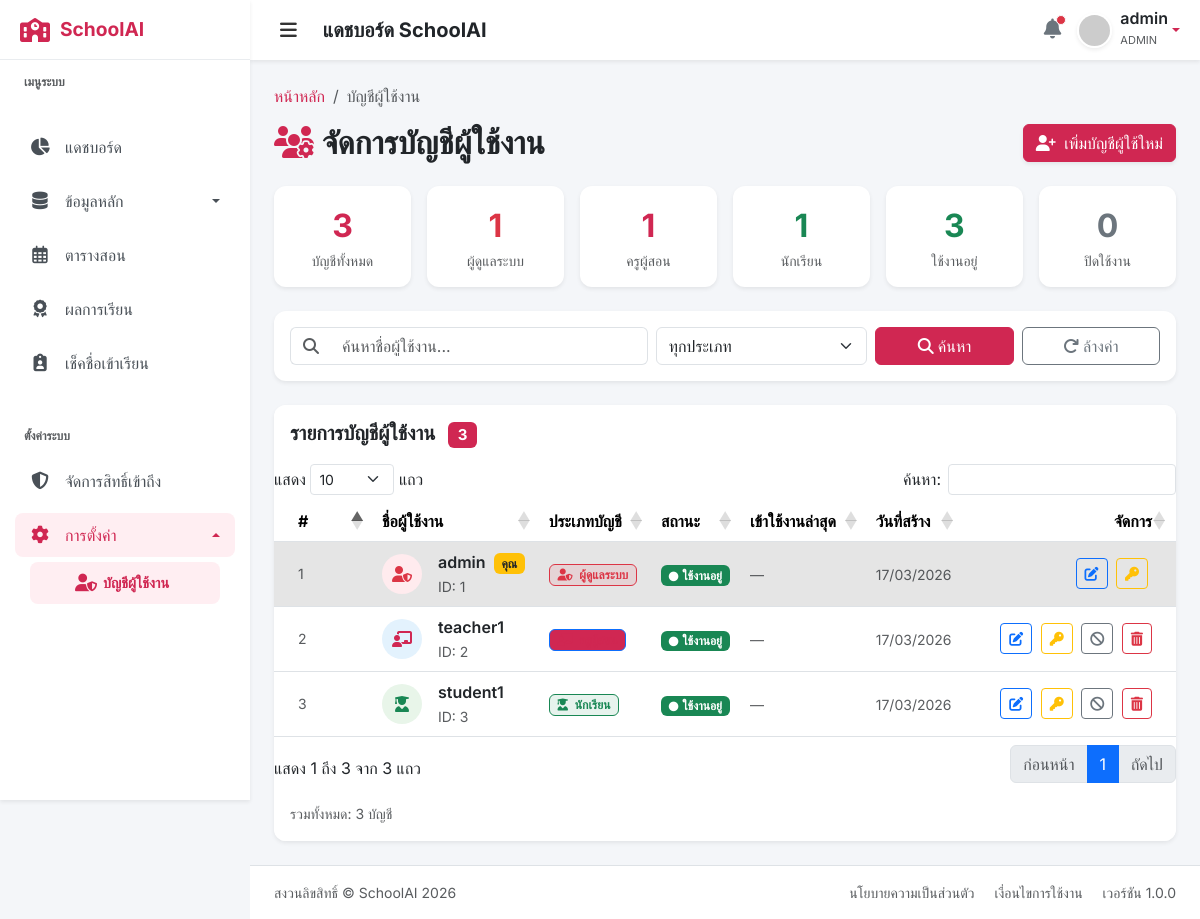
/users.php (signed in), run on the app's committed database.
### tables this page shows
CREATE TABLE IF NOT EXISTS users (
    id INT AUTO_INCREMENT PRIMARY KEY,
    username VARCHAR(50) NOT NULL UNIQUE,
    full_name VARCHAR(100) NULL,
    email VARCHAR(100) NULL,
    phone VARCHAR(20) NULL,
    bio TEXT NULL,
    avatar VARCHAR(255) NULL,
    gender ENUM('male','female','other') NULL,
    birth_date DATE NULL,
    address TEXT NULL,
    password_hash VARCHAR(255) NOT NULL,
    role ENUM('admin', 'teacher', 'student') NOT NULL,
    status ENUM('active', 'inactive') DEFAULT 'active',
    last_login DATETIME NULL,
    created_at TIMESTAMP DEFAULT CURRENT_TIMESTAMP,
    updated_at TIMESTAMP DEFAULT CURRENT_TIMESTAMP ON UPDATE CURRENT_TIMESTAMP
);

### includes/auth.php (called while the page is built, shortened)
<?php
function e($string) {
    return htmlspecialchars($string, ENT_QUOTES, 'UTF-8');
}
?>

### users.php (the view, shortened to what this page needs)
<?php
require_once 'includes/db.php';
require_once 'includes/auth.php';
$search = $_GET['search'] ?? '';
$query = "SELECT id, username, role, status, last_login, created_at FROM users WHERE 1=1";
$params = [];
$query .= " ORDER BY created_at DESC";
try {
    $stmt = $pdo->prepare($query);
    $stmt->execute($params);
    $users = $stmt->fetchAll();
} catch (PDOException $e) {
    $error = "เกิดข้อผิดพลาดในการดึงข้อมูล: " . $e->getMessage();
    $users = [];
}
try {
    $stats = [
        'total' => $pdo->query("SELECT COUNT(*) FROM users")->fetchColumn(),
        'admin' => $pdo->query("SELECT COUNT(*) FROM users WHERE role = 'admin'")->fetchColumn(),
        'teacher' => $pdo->query("SELECT COUNT(*) FROM users WHERE role = 'teacher'")->fetchColumn(),
        'student' => $pdo->query("SELECT COUNT(*) FROM users WHERE role = 'student'")->fetchColumn(),
        'active' => $pdo->query("SELECT COUNT(*) FROM users WHERE status = 'active'")->fetchColumn(),
        'inactive' => $pdo->query("SELECT COUNT(*) FROM users WHERE status = 'inactive'")->fetchColumn(),
    ];
} catch (PDOException $e) {
    $stats = ['total'=>0,'admin'=>0,'teacher'=>0,'student'=>0,'active'=>0,'inactive'=>0];
}
$roleTH = ['admin' => 'ผู้ดูแลระบบ', 'teacher' => 'ครูผู้สอน', 'student' => 'นักเรียน'];
$roleColors = ['admin' => 'danger', 'teacher' => 'primary', 'student' => 'success'];
$roleIcons = ['admin' => 'fa-user-shield', 'teacher' => 'fa-chalkboard-teacher', 'student' => 'fa-user-graduate'];
include 'includes/header.php';
?>
<nav aria-label="breadcrumb">
    <ol class="breadcrumb">
        <li class="breadcrumb-item"><a href="index.php">หน้าหลัก</a></li>
        <li class="breadcrumb-item active" aria-current="page">บัญชีผู้ใช้งาน</li>
    </ol>
</nav>
<div class="d-flex justify-content-between align-items-center mb-4">
    <h2 class="mb-0 fw-bold text-dark"><i class="fas fa-users-cog text-primary me-2"></i>จัดการบัญชีผู้ใช้งาน</h2>
    <button type="button" class="btn btn-primary shadow-sm" data-bs-toggle="modal" data-bs-target="#addUserModal">
        <i class="fas fa-user-plus me-1"></i> เพิ่มบัญชีผู้ใช้ใหม่
    </button>
</div>
<div class="row g-3 mb-4">
    <div class="col-6 col-lg-2">
        <div class="card border-0 shadow-sm text-center p-3" style="border-radius:12px;">
            <div class="fw-bold text-primary" style="font-size:2rem;"><?php echo $stats['total']; ?></div>
            <div class="text-muted small">บัญชีทั้งหมด</div>
        </div>
    </div>
    <div class="col-6 col-lg-2">
        <div class="card border-0 shadow-sm text-center p-3" style="border-radius:12px;">
            <div class="fw-bold text-danger" style="font-size:2rem;"><?php echo $stats['admin']; ?></div>
            <div class="text-muted small">ผู้ดูแลระบบ</div>
        </div>
    </div>
    <div class="col-6 col-lg-2">
        <div class="card border-0 shadow-sm text-center p-3" style="border-radius:12px;">
            <div class="fw-bold text-primary" style="font-size:2rem;"><?php echo $stats['teacher']; ?></div>
            <div class="text-muted small">ครูผู้สอน</div>
        </div>
    </div>
    <div class="col-6 col-lg-2">
        <div class="card border-0 shadow-sm text-center p-3" style="border-radius:12px;">
            <div class="fw-bold text-success" style="font-size:2rem;"><?php echo $stats['student']; ?></div>
            <div class="text-muted small">นักเรียน</div>
        </div>
    </div>
    <div class="col-6 col-lg-2">
        <div class="card border-0 shadow-sm text-center p-3" style="border-radius:12px;">
            <div class="fw-bold text-success" style="font-size:2rem;"><?php echo $stats['active']; ?></div>
            <div class="text-muted small">ใช้งานอยู่</div>
        </div>
    </div>
    <div class="col-6 col-lg-2">
        <div class="card border-0 shadow-sm text-center p-3" style="border-radius:12px;">
            <div class="fw-bold text-secondary" style="font-size:2rem;"><?php echo $stats['inactive']; ?></div>
            <div class="text-muted small">ปิดใช้งาน</div>
        </div>
    </div>
</div>
<div class="card border-0 shadow-sm mb-4" style="border-radius:12px;">
    <div class="card-body py-3">
        <form method="GET" class="row g-2 align-items-center">
            <div class="col-md-5">
                <div class="input-group">
                    <span class="input-group-text bg-white border-end-0"><i class="fas fa-search text-muted"></i></span>
                    <input type="text" name="search" class="form-control border-start-0" placeholder="ค้นหาชื่อผู้ใช้งาน..." value="<?php echo e($search); ?>">
                </div>
            </div>
            <div class="col-md-3">
                <select name="role_filter" class="form-select">
                    <option value="">ทุกประเภท</option>
                </select>
            </div>
            <div class="col-md-2">
                <button type="submit" class="btn btn-primary w-100"><i class="fas fa-search me-1"></i>ค้นหา</button>
            </div>
            <div class="col-md-2">
                <a href="users.php" class="btn btn-outline-secondary w-100"><i class="fas fa-redo me-1"></i>ล้างค่า</a>
            </div>
        </form>
    </div>
</div>
<div class="card border-0 shadow-sm" style="border-radius:12px;">
    <div class="card-header bg-white border-0 py-3" style="border-radius:12px 12px 0 0;">
        <h5 class="mb-0 fw-bold">รายการบัญชีผู้ใช้งาน
            <span class="badge bg-primary ms-2"><?php echo count($users); ?></span>
        </h5>
    </div>
    <div class="card-body p-0">
        <div class="table-responsive">
            <table class="table table-hover align-middle mb-0 datatable">
                <thead class="bg-light">
                    <tr>
                        <th class="ps-4" style="width:50px;">#</th>
                        <th>ชื่อผู้ใช้งาน</th>
                        <th>ประเภทบัญชี</th>
                        <th>สถานะ</th>
                        <th>เข้าใช้งานล่าสุด</th>
                        <th>วันที่สร้าง</th>
                        <th class="pe-4 text-end" style="width:180px;">จัดการ</th>
                    </tr>
                </thead>
                <tbody>
                    <?php foreach($users as $u): ?>
                        <tr class="<?php echo $u['id'] == $_SESSION['user_id'] ? 'table-active' : ''; ?>">
                            <td class="ps-4 text-muted small"><?php echo $u['id']; ?></td>
                            <td>
                                <div class="d-flex align-items-center">
                                    <div class="me-3" style="width:40px;height:40px;border-radius:50%;background:<?php echo ['admin'=>'#ffebee','teacher'=>'#e3f2fd','student'=>'#e8f5e9'][$u['role']] ?? '#f5f5f5'; ?>;display:flex;align-items:center;justify-content:center;">
                                        <i class="fas <?php echo $roleIcons[$u['role']] ?? 'fa-user'; ?> text-<?php echo $roleColors[$u['role']] ?? 'secondary'; ?>"></i>
                                    </div>
                                    <div>
                                        <div class="fw-semibold text-dark">
                                            <?php echo e($u['username']); ?>
                                            <?php if($u['id'] == $_SESSION['user_id']): ?>
                                                <span class="badge bg-warning text-dark ms-1 small">คุณ</span>
                                            <?php endif; ?>
                                        </div>
                                        <small class="text-muted">ID: <?php echo $u['id']; ?></small>
                                    </div>
                                </div>
                            </td>
                            <td>
                                <span class="badge bg-<?php echo $roleColors[$u['role']] ?? 'secondary'; ?> bg-opacity-10 border border-<?php echo $roleColors[$u['role']] ?? 'secondary'; ?> text-<?php echo $roleColors[$u['role']] ?? 'secondary'; ?>">
                                    <i class="fas <?php echo $roleIcons[$u['role']] ?? 'fa-user'; ?> me-1"></i>
                                    <?php echo $roleTH[$u['role']] ?? e($u['role']); ?>
                                </span>
                            </td>
                            <td>
                                <?php if($u['status'] === 'active'): ?>
                                    <span class="badge bg-success"><i class="fas fa-circle me-1" style="font-size:0.6rem;"></i>ใช้งานอยู่</span>
                                <?php else: ?>
                                    <span class="badge bg-secondary"><i class="fas fa-circle me-1" style="font-size:0.6rem;"></i>ปิดใช้งาน</span>
                                <?php endif; ?>
                            </td>
                            <td>
                                <small class="text-muted">
                                    <?php echo $u['last_login'] ? date('d/m/Y H:i', strtotime($u['last_login'])) : '—'; ?>
                                </small>
                            </td>
                            <td>
                                <small class="text-muted">
                                    <?php echo date('d/m/Y', strtotime($u['created_at'])); ?>
                                </small>
                            </td>
                            <td class="pe-4 text-end">
                                <button class="btn btn-sm btn-outline-primary btn-edit me-1"
                                        data-id="<?php echo $u['id']; ?>"
                                        data-username="<?php echo e($u['username']); ?>"
                                        data-role="<?php echo e($u['role']); ?>"
                                        data-status="<?php echo e($u['status']); ?>"
                                        data-bs-toggle="modal" data-bs-target="#editUserModal"
                                        title="แก้ไข">
                                    <i class="fas fa-edit"></i>
                                </button>
                                <button class="btn btn-sm btn-outline-warning btn-reset me-1"
                                        data-id="<?php echo $u['id']; ?>"
                                        data-username="<?php echo e($u['username']); ?>"
                                        data-bs-toggle="modal" data-bs-target="#resetPasswordModal"
                                        title="รีเซ็ตรหัสผ่าน">
                                    <i class="fas fa-key"></i>
                                </button>
                                <?php if($u['id'] != $_SESSION['user_id']): ?>
                                <form method="POST" class="d-inline">
                                    <button type="submit" class="btn btn-sm btn-outline-<?php echo $u['status']==='active' ? 'secondary' : 'success'; ?> me-1"
                                            title="<?php echo $u['status']==='active' ? 'ปิดใช้งาน' : 'เปิดใช้งาน'; ?>">
                                        <i class="fas <?php echo $u['status']==='active' ? 'fa-ban' : 'fa-check-circle'; ?>"></i>
                                    </button>
                                </form>
                                <button class="btn btn-sm btn-outline-danger btn-delete"
                                        data-id="<?php echo $u['id']; ?>"
                                        data-username="<?php echo e($u['username']); ?>"
                                        data-bs-toggle="modal" data-bs-target="#deleteUserModal"
                                        title="ลบ">
                                    <i class="fas fa-trash-alt"></i>
                                </button>
                                <?php endif; ?>
                            </td>
                        </tr>
                    <?php endforeach; ?>
                </tbody>
            </table>
        </div>
    </div>
    <div class="card-footer bg-white border-0 py-3" style="border-radius:0 0 12px 12px;">
        <small class="text-muted">รวมทั้งหมด: <?php echo count($users); ?> บัญชี</small>
    </div>
</div>
<?php include 'includes/footer.php'; ?>

### data on the page
users: id "1", username "admin", shows "คุณ", role "ผู้ดูแลระบบ", status "active" (drawn), created_at "17/03/2026"
users: id "2", username "teacher1", status "active" (drawn), created_at "17/03/2026"
users: id "3", username "student1", role "นักเรียน", status "active" (drawn), created_at "17/03/2026"

### other printed values
$navDisplayName "admin"
$_SESSION['user_role'] "ADMIN"
$stats['total'] "3"
$stats['admin'] "1"
$stats['teacher'] "1"
$stats['student'] "1"
$stats['active'] "3"
$stats['inactive'] "0"
count($users) "3"
